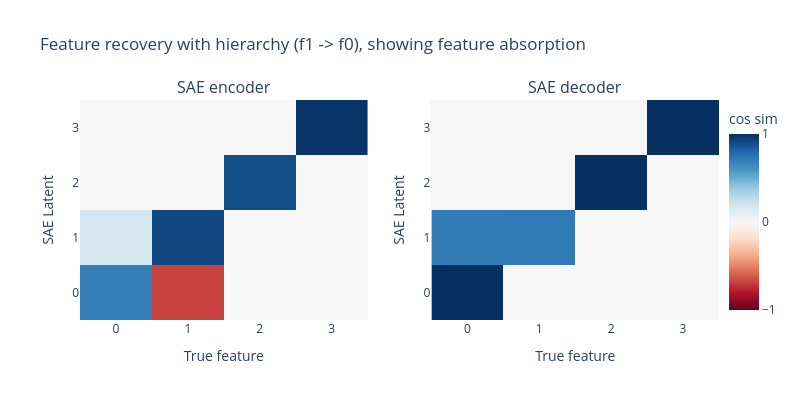

The notebook cell saved with this chart:
### Markdown cell above
Let's use this to create a [toy model of feature absorption](https://www.lesswrong.com/posts/kcg58WhRxFA9hv9vN/toy-models-of-feature-absorption-in-saes). We'll create a feature dictionary with 4 features, and set up a hierarchy between feature 0 (the parent) and feature 1 (the child), and train an SAE on it.

### Code cell
from sae_lens.synthetic import (
    FeatureDictionary,
    HierarchyNode,
    hierarchy_modifier,
    train_toy_sae,
    plot_sae_feature_similarity,
)
from sae_lens import StandardTrainingSAE, StandardTrainingSAEConfig

abs_feature_dict = FeatureDictionary(
    num_features=4,
    hidden_dim=10,
)

# set up hierarchy
child = HierarchyNode(1)  # feature 1 is the child
parent = HierarchyNode(0, children=[child])  # feature 0 is the parent

abs_activation_gen = ActivationGenerator(
    num_features=4,
    firing_probabilities=0.2,
    std_firing_magnitudes=0.01,
    modify_activations=hierarchy_modifier(parent),
)


# Create a standard SAE matching the feature dictionary dimensions
abs_sae = StandardTrainingSAE(
    StandardTrainingSAEConfig(
        d_in=abs_feature_dict.hidden_dim,
        d_sae=abs_feature_dict.num_features,
        l1_coefficient=5e-2,
    )
)

train_toy_sae(
    sae=abs_sae,
    feature_dict=abs_feature_dict,
    activations_generator=abs_activation_gen,
)

plot_sae_feature_similarity(
    abs_sae,
    abs_feature_dict,
    title="Feature recovery with hierarchy (f1 -> f0), showing feature absorption",
    reorder_features=True,
)

### Figure 1 — Plotly figure (JSON) as saved in the notebook; plotly's stock layout.template omitted (floating-point values rounded to 4 significant figures)
{"data": [{"colorscale": [[0.0, "rgb(103,0,31)"], [0.1, "rgb(178,24,43)"], [0.2, "rgb(214,96,77)"], [0.3, "rgb(244,165,130)"], [0.4, "rgb(253,219,199)"], [0.5, "rgb(247,247,247)"], [0.6, "rgb(209,229,240)"], [0.7, "rgb(146,197,222)"], [0.8, "rgb(67,147,195)"], [0.9, "rgb(33,102,172)"], [1.0, "rgb(5,48,97)"]], "hovertemplate": "True feature: %{x}<br>SAE Latent: %{y}<br>Cosine Similarity: %{z:.3f}<extra></extra>", "showscale": false, "type": "heatmap", "xaxis": "x", "yaxis": "y", "z": [[0.69, -0.68, -0.0, -0.0], [0.18, 0.92, -0.0, -0.0], [-0.0, -0.0, 0.89, 0.0], [-0.0, -0.0, 0.0, 0.98]], "zmax": 1, "zmin": -1}, {"colorbar": {"dtick": 1, "tickvals": [-1, 0, 1], "title": {"text": "cos sim"}, "x": 1.0}, "colorscale": [[0.0, "rgb(103,0,31)"], [0.1, "rgb(178,24,43)"], [0.2, "rgb(214,96,77)"], [0.3, "rgb(244,165,130)"], [0.4, "rgb(253,219,199)"], [0.5, "rgb(247,247,247)"], [0.6, "rgb(209,229,240)"], [0.7, "rgb(146,197,222)"], [0.8, "rgb(67,147,195)"], [0.9, "rgb(33,102,172)"], [1.0, "rgb(5,48,97)"]], "hovertemplate": "True feature: %{x}<br>SAE Latent: %{y}<br>Cosine Similarity: %{z:.3f}<extra></extra>", "type": "heatmap", "xaxis": "x2", "yaxis": "y2", "z": [[1.0, -0.0, -0.0, 0.0], [0.7, 0.71, 0.0, 0.0], [-0.0, 0.0, 1.0, 0.0], [0.0, 0.0, 0.0, 1.0]], "zmax": 1, "zmin": -1}], "layout": {"annotations": [{"font": {"size": 16}, "showarrow": false, "text": "SAE encoder", "x": 0.225, "xanchor": "center", "xref": "paper", "y": 1.0, "yanchor": "bottom", "yref": "paper"}, {"font": {"size": 16}, "showarrow": false, "text": "SAE decoder", "x": 0.775, "xanchor": "center", "xref": "paper", "y": 1.0, "yanchor": "bottom", "yref": "paper"}], "height": 400, "title": {"text": "Feature recovery with hierarchy (f1 -> f0), showing feature absorption"}, "width": 800, "xaxis": {"anchor": "y", "domain": [0.0, 0.45], "dtick": 1, "title": {"text": "True feature"}}, "xaxis2": {"anchor": "y2", "domain": [0.55, 1.0], "dtick": 1, "title": {"text": "True feature"}}, "yaxis": {"anchor": "x", "domain": [0.0, 1.0], "dtick": 1, "title": {"text": "SAE Latent"}}, "yaxis2": {"anchor": "x2", "domain": [0.0, 1.0], "dtick": 1, "title": {"text": "SAE Latent"}}}}
